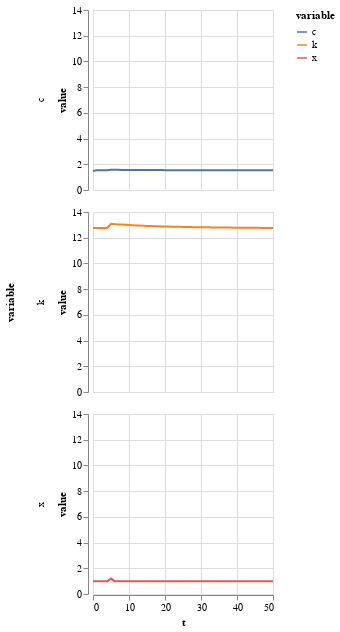

This figure's notebook cell:
### Code cell
alt.Chart(ssim).mark_line().encode(
    x='t',
    y='value',
    color='variable'
).properties(
    width=180,
    height=180
).facet(
    row='variable'
)

### Figure 1 — Vega-Lite specification as saved in the notebook (floating-point values rounded to 4 significant figures; data arrays with more than 128 entries replaced by an {"elided": "..."} marker saying what was removed)
{"config": {"view": {"continuousWidth": 300, "continuousHeight": 300}}, "data": {"name": "data-9e82649b5f6803e77a87ecb256d04f14"}, "facet": {"row": {"field": "variable", "type": "nominal"}}, "spec": {"mark": {"type": "line"}, "encoding": {"color": {"field": "variable", "type": "nominal"}, "x": {"field": "t", "type": "quantitative"}, "y": {"field": "value", "type": "quantitative"}}, "height": 180, "width": 180}, "$schema": "https://vega.github.io/schema/vega-lite/v5.20.1.json", "datasets": {"data-9e82649b5f6803e77a87ecb256d04f14": {"elided": "153 records"}}}
